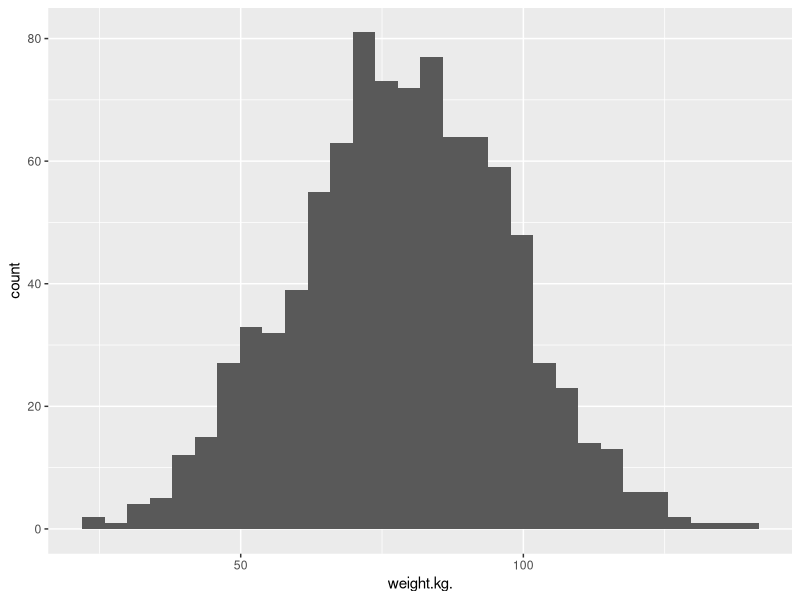
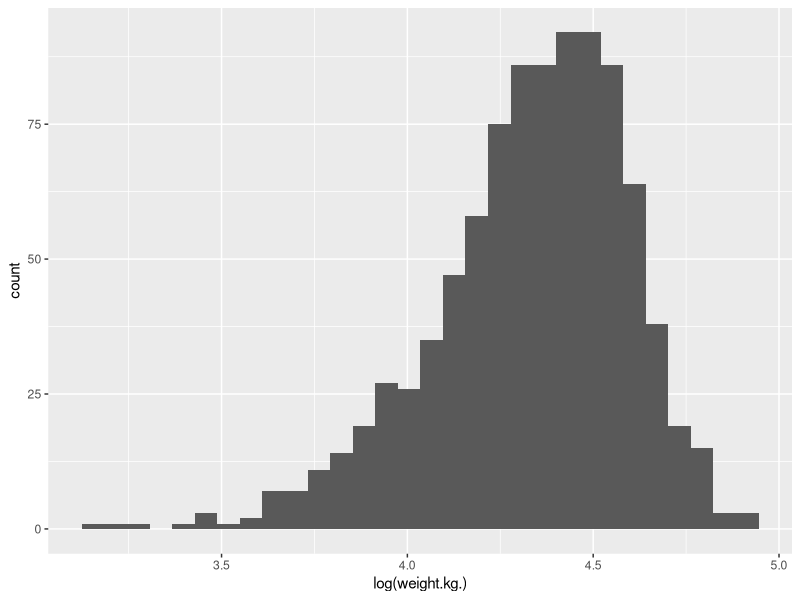
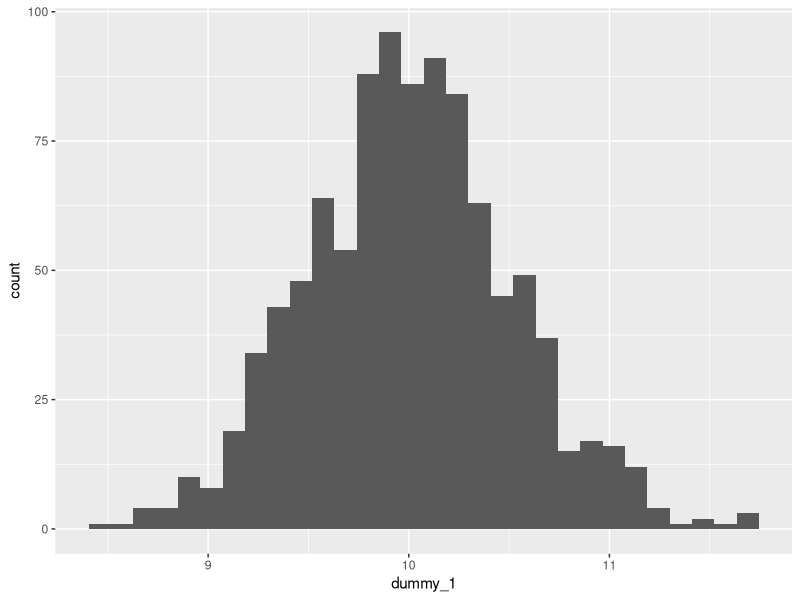
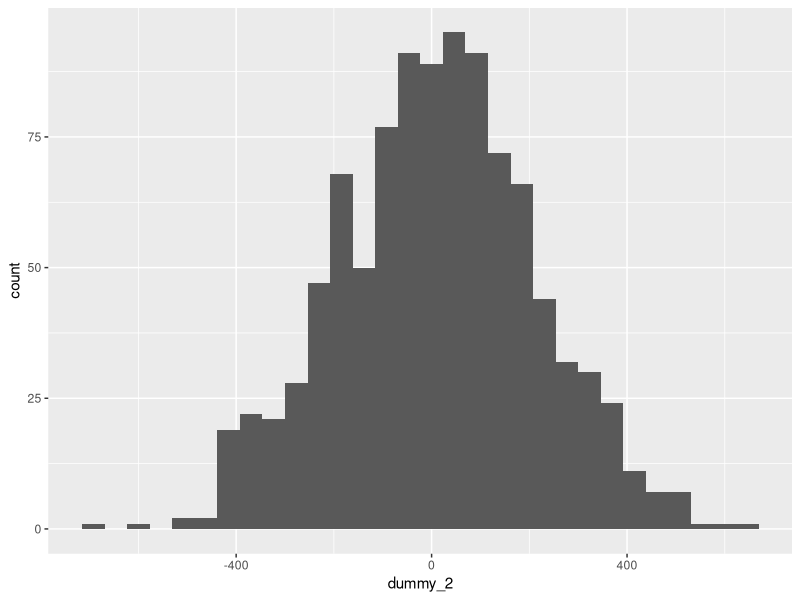

The R source for these figures, in order: (Note: this script raises an error after producing the figures.)
## ---- chunk 1
## Limit printing output to max. 100 lines to avoid endless scrolling
options(max.print = 100)
## ---- chunk 2
# We will need these libraries and this data later.
library(tidyverse)
library(ggplot2)

# loading data
hgtwgt_survey <- read.csv("data/hgt_wgt.csv")

## ---- chunk 3
ggplot(hgtwgt_survey, aes(x = weight.kg.)) +
  geom_histogram()
## ---- chunk 4
ggplot(hgtwgt_survey, aes(x = log(weight.kg.))) +
  geom_histogram()
## ---- chunk 5
# small standard deviation
dummy_1 <- rnorm(1000, mean = 10, sd = 0.5)
dummy_1 <- as.data.frame(dummy_1)
ggplot(dummy_1, aes(x = dummy_1)) +
  geom_histogram()

# larger standard deviation
dummy_2 <- rnorm(1000, mean = 10, sd = 200)
dummy_2 <- as.data.frame(dummy_2)
ggplot(dummy_2, aes(x = dummy_2)) +
  geom_histogram()
## ---- chunk 6
mean(lon_dims_imd_2019$barriers_london_rank, na.rm = TRUE)
## ---- chunk 7
sdbarriers <- sd(lon_dims_imd_2019$barriers_london_rank, na.rm = TRUE)
print(sdbarriers)

varbarriers <- var(lon_dims_imd_2019$barriers_london_rank, na.rm = TRUE)
print(varbarriers)
sqrt(varbarriers) == sdbarriers
## ---- chunk 8
median(lon_dims_imd_2019$barriers_london_rank, na.rm = TRUE)
## ---- chunk 9
IQR(lon_dims_imd_2019$barriers_london_rank, na.rm = TRUE)
## ---- chunk 10
table(lon_dims_imd_2019$la19nm)
## ---- chunk 11
areastable <- table(lon_dims_imd_2019$la19nm)
prop.table(areastable)
## ---- chunk 12
table(
  lon_dims_imd_2019$la19nm,
  lon_dims_imd_2019$IDAOP_london_decile
)
## ---- chunk 13
lon_dims_imd_2019 %>%
  group_by(la19nm) %>%
  summarise(avg = mean(Income_london_rank)) %>%
  arrange(la19nm, .locale = "en")
## ---- chunk 14
t.test(health_london_rank ~ city, data = lon_dims_imd_2019)$statistic
t.test(health_london_rank ~ city, data = lon_dims_imd_2019)$parameter
## ---- chunk 15
anovamodel <- aov(lon_dims_imd_2019$health_london_rank ~ lon_dims_imd_2019$la19nm)
summary(anovamodel)

TukeyHSD(anovamodel)
## ---- chunk 16
cor.test(lon_dims_imd_2019$Income_london_rank, lon_dims_imd_2019$health_london_rank)

ggplot(lon_dims_imd_2019, aes(Income_london_rank, health_london_rank)) +
  geom_point() +
  geom_smooth()
## ---- chunk 17
modelone <- lm(lon_dims_imd_2019$Income_london_rank ~ lon_dims_imd_2019$health_london_rank)
summary(modelone)
## ---- chunk 18
lon_dims_imd_2019 %>%
  mutate(city = factor(city))

modelttest <- lm(lon_dims_imd_2019$health_london_rank ~ lon_dims_imd_2019$city)

summary(modelttest)
